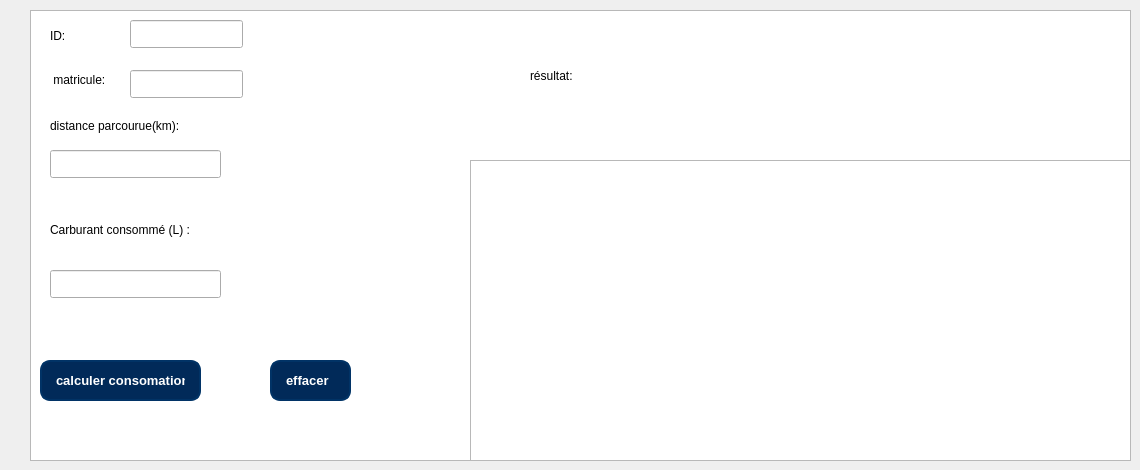
      <widget class="QWidget" name="page_12">
       <widget class="QTableWidget" name="tableWidget_4">
        <property name="geometry">
         <rect>
          <x>30</x>
          <y>10</y>
          <width>1101</width>
          <height>451</height>
         </rect>
        </property>
       </widget>
       <widget class="QPushButton" name="btnCalculerConso">
        <property name="geometry">
         <rect>
          <x>40</x>
          <y>360</y>
          <width>161</width>
          <height>41</height>
         </rect>
        </property>
        <property name="styleSheet">
         <string notr="true">/* ==== BUTTONS STYLE ==== */
QPushButton {
    background-color: #012a59;
    color: #ffffff;
    border: 2px solid #013366;
    border-radius: 10px;
    padding: 8px 14px;
    font-size: 13px;
    font-weight: 500;
    text-align: left;
    transition: all 0.3s ease-in-out;
}

QPushButton:hover {
    background-color: #024b8a;
    border-color: #025aa5;
}

QPushButton:pressed {
    background-color: #013869;
    border-color: #011f3f;
}
</string>
        </property>
        <property name="text">
         <string>calculer consomation</string>
        </property>
       </widget>
       <widget class="QLineEdit" name="lineMatricule">
        <property name="geometry">
         <rect>
          <x>130</x>
          <y>70</y>
          <width>113</width>
          <height>28</height>
         </rect>
        </property>
       </widget>
       <widget class="QLabel" name="label_39">
        <property name="geometry">
         <rect>
          <x>50</x>
          <y>20</y>
          <width>31</width>
          <height>31</height>
         </rect>
        </property>
        <property name="text">
         <string>ID:</string>
        </property>
       </widget>
       <widget class="QLabel" name="label_40">
        <property name="geometry">
         <rect>
          <x>50</x>
          <y>70</y>
          <width>71</width>
          <height>20</height>
         </rect>
        </property>
        <property name="text">
         <string> matricule:</string>
        </property>
       </widget>
       <widget class="QLabel" name="label_44">
        <property name="geometry">
         <rect>
          <x>50</x>
          <y>220</y>
          <width>321</width>
          <height>20</height>
         </rect>
        </property>
        <property name="text">
         <string>Carburant consommé (L) :</string>
        </property>
       </widget>
       <widget class="QLineEdit" name="lineIDVehicule">
        <property name="geometry">
         <rect>
          <x>130</x>
          <y>20</y>
          <width>113</width>
          <height>28</height>
         </rect>
        </property>
       </widget>
       <widget class="QLabel" name="label_56">
        <property name="geometry">
         <rect>
          <x>50</x>
          <y>110</y>
          <width>191</width>
          <height>31</height>
         </rect>
        </property>
        <property name="text">
         <string>distance parcourue(km):</string>
        </property>
       </widget>
       <widget class="QLineEdit" name="lineDistance">
        <property name="geometry">
         <rect>
          <x>50</x>
          <y>150</y>
          <width>171</width>
          <height>28</height>
         </rect>
        </property>
       </widget>
       <widget class="QLineEdit" name="lineConso">
        <property name="geometry">
         <rect>
          <x>50</x>
          <y>270</y>
          <width>171</width>
          <height>28</height>
         </rect>
        </property>
       </widget>
       <widget class="QLabel" name="label_57">
        <property name="geometry">
         <rect>
          <x>530</x>
          <y>40</y>
          <width>121</width>
          <height>71</height>
         </rect>
        </property>
        <property name="text">
         <string>résultat:</string>
        </property>
       </widget>
       <widget class="QTableView" name="tableViewConso">
        <property name="geometry">
         <rect>
          <x>470</x>
          <y>160</y>
          <width>661</width>
          <height>301</height>
         </rect>
        </property>
       </widget>
       <widget class="QLabel" name="label_conso_resultat">
        <property name="geometry">
         <rect>
          <x>640</x>
          <y>50</y>
          <width>451</width>
          <height>51</height>
         </rect>
        </property>
        <property name="text">
         <string/>
        </property>
       </widget>
       <widget class="QPushButton" name="btn_effacer_conso">
        <property name="geometry">
         <rect>
          <x>270</x>
          <y>360</y>
          <width>81</width>
          <height>41</height>
         </rect>
        </property>
        <property name="styleSheet">
         <string notr="true">/* ==== BUTTONS STYLE ==== */
QPushButton {
    background-color: #012a59;
    color: #ffffff;
    border: 2px solid #013366;
    border-radius: 10px;
    padding: 8px 14px;
    font-size: 13px;
    font-weight: 500;
    text-align: left;
    transition: all 0.3s ease-in-out;
}

QPushButton:hover {
    background-color: #024b8a;
    border-color: #025aa5;
}

QPushButton:pressed {
    background-color: #013869;
    border-color: #011f3f;
}
</string>
        </property>
        <property name="text">
         <string>effacer</string>
        </property>
       </widget>
      </widget>
